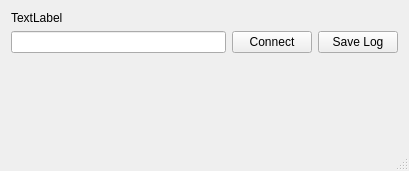
<?xml version="1.0" encoding="UTF-8"?>
<ui version="4.0">
 <class>MainWindow</class>
 <widget class="QMainWindow" name="MainWindow">
  <property name="geometry">
   <rect>
    <x>0</x>
    <y>0</y>
    <width>409</width>
    <height>171</height>
   </rect>
  </property>
  <property name="sizePolicy">
   <sizepolicy hsizetype="Preferred" vsizetype="Preferred">
    <horstretch>0</horstretch>
    <verstretch>0</verstretch>
   </sizepolicy>
  </property>
  <property name="windowTitle">
   <string>Network Stress Test</string>
  </property>
  <widget class="QWidget" name="centralWidget">
   <layout class="QVBoxLayout" name="verticalLayout">
    <item>
     <widget class="QLabel" name="label_server">
      <property name="text">
       <string>TextLabel</string>
      </property>
     </widget>
    </item>
    <item>
     <layout class="QVBoxLayout" name="verticalLayout_box">
      <item>
       <layout class="QHBoxLayout" name="horizontalLayout">
        <item>
         <widget class="QLineEdit" name="lineEdit_host"/>
        </item>
        <item>
         <widget class="QPushButton" name="pushButton_connect">
          <property name="text">
           <string>Connect</string>
          </property>
         </widget>
        </item>
        <item>
         <widget class="QPushButton" name="pushButton_log">
          <property name="text">
           <string>Save Log</string>
          </property>
         </widget>
        </item>
       </layout>
      </item>
     </layout>
    </item>
    <item>
     <widget class="QLabel" name="label_log">
      <property name="text">
       <string/>
      </property>
     </widget>
    </item>
    <item>
     <spacer name="verticalSpacer">
      <property name="orientation">
       <enum>Qt::Vertical</enum>
      </property>
      <property name="sizeHint" stdset="0">
       <size>
        <width>20</width>
        <height>40</height>
       </size>
      </property>
     </spacer>
    </item>
   </layout>
  </widget>
  <widget class="QMenuBar" name="menuBar">
   <property name="geometry">
    <rect>
     <x>0</x>
     <y>0</y>
     <width>409</width>
     <height>26</height>
    </rect>
   </property>
  </widget>
  <widget class="QStatusBar" name="statusBar"/>
 </widget>
 <layoutdefault spacing="6" margin="11"/>
 <tabstops>
  <tabstop>lineEdit_host</tabstop>
  <tabstop>pushButton_connect</tabstop>
 </tabstops>
 <resources/>
 <connections/>
</ui>
